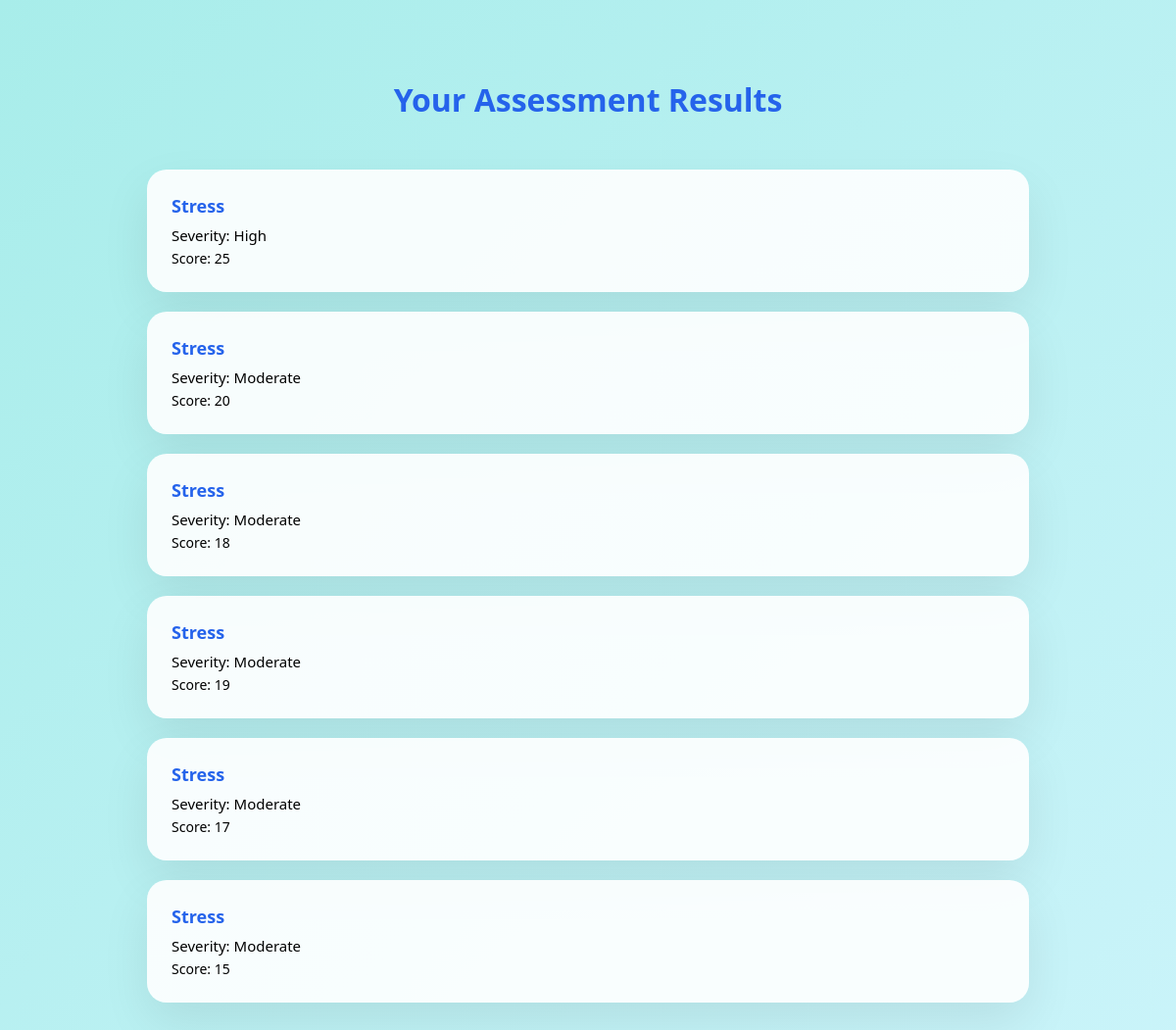
The page /results (signed in) on the database its author committed.
### backend/app.py (models this page shows)
class Result(db.Model):
    id = db.Column(db.Integer, primary_key=True)
    user_id = db.Column(db.Integer, db.ForeignKey('user.id'))
    test_name = db.Column(db.String(100))
    score = db.Column(db.Integer)
    severity = db.Column(db.String(50))

### backend/app.py (the view)
@app.route("/results")
@login_required
def results():
    user_results = Result.query.filter_by(user_id=current_user.id).all()
    return render_template("results.html", results=user_results)

### backend/app.py (called while the page is built)
@login_manager.user_loader
def load_user(user_id):
    return User.query.get(int(user_id))

### templates/results.html (shortened to what this page needs)
<!DOCTYPE html>
<html>
<head>
</head>
<body>
<h1>Your Assessment Results</h1>
<div class="container">
{% if results %}
    {% for r in results %}
    <div class="result-card">
        <div class="test">{{ r.test_name }}</div>
        <div class="severity">Severity: {{ r.severity }}</div>
        <div class="score">Score: {{ r.score }}</div>
    </div>
    {% endfor %}
{% else %}
<p style="text-align:center;">No assessments taken yet.</p>
{% endif %}
</div>
</body>
</html>

### templates/results.html (style rules this page uses)
* { margin:0;padding:0;box-sizing:border-box; }
body { font-family:'Segoe UI',sans-serif; min-height:100vh; background:linear-gradient(135deg,#a8edea,#d6f6ff,#c9d6ff,#e4c1f9); background-size:400% 400%; animation:bgMove 18s ease infinite; padding:80px 10%; }
h1 { text-align:center; margin-bottom:50px; color:#2563eb; }
.container { max-width:900px; margin:auto; }
.result-card { background:rgba(255,255,255,.9); padding:25px; border-radius:20px; margin-bottom:20px; box-shadow:0 20px 50px rgba(0,0,0,.08); }
.test { font-size:18px; font-weight:600; color:#2563eb; }
.severity { margin-top:8px; font-size:15px; }
.score { font-size:14px; margin-top:4px; }

### rows shown on the page
Result: test_name "Stress", severity "High", score "25"
Result: test_name "Stress", severity "Moderate", score "20"
Result: test_name "Stress", severity "Moderate", score "18"
Result: test_name "Stress", severity "Moderate", score "19"
Result: test_name "Stress", severity "Moderate", score "17"
Result: test_name "Stress", severity "Moderate", score "15"
